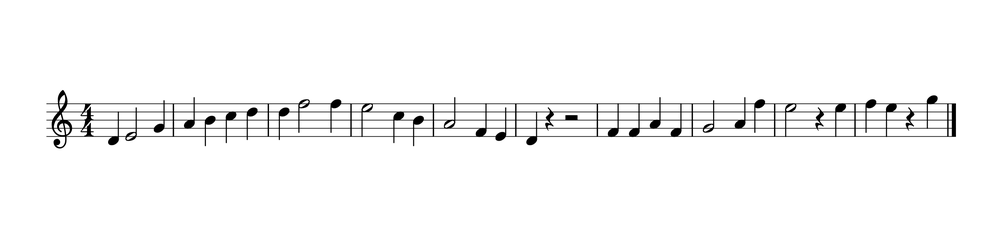
#> input picture SightReader Pro/blob_cutter/mus.standard.exp0.tif, 1000 x 239 px, shrunk from 2544 x 608 before the run
$ python blob_cutter.py
#> lines starting #> are read from the running program, lines starting #| are printed output that depends on the picture; after the words box and inside, x2 and y2 are one past the last pixel; in counts of white or black regions, pixels touching at a corner belong together
import Image
import ImageFilter

sourcename = 'mus.standard.exp0.tif' #raw_input("enter source: ")
destname = 'out.jpg' #raw_input("enter destination file: ")

kernel5 = (1,4,7,4,1,4,16,26,16,4,7,26,41,26,7,4,16,26,16,4,1,4,7,4,1)
kernel3 = (0,1,0,1,4,1,0,1,0)
kernel_FUCK = (0,0,41,0,0,0,0,41,0,0,0,1,41,1,0,0,0,41,0,0,0,0,41,0,0)
kernel5_vert = (0,0,4,0,0,1,7,16,7,1,4,26,41,26,4,1,7,16,7,1,0,0,4,0,0)
kernel13_vert = (0,0,0,0,0,0,1,0,0,0,0,0,0,
                 0,0,0,0,0,1,4,1,0,0,0,0,0,
                 0,0,0,0,0,1,7,1,0,0,0,0,0,
                 0,0,0,0,1,4,16,4,1,0,0,0,0,
                 0,0,0,0,1,7,26,7,1,0,0,0,0,
                 0,0,0,1,4,16,41,16,4,1,0,0,0,
                 0,0,0,1,7,26,85,26,7,1,0,0,0,
                 0,0,0,1,4,16,41,16,4,1,0,0,0,
                 0,0,0,0,1,7,26,7,1,0,0,0,0,
                 0,0,0,0,1,4,16,4,1,0,0,0,0,
                 0,0,0,0,0,1,7,1,0,0,0,0,0,
                 0,0,0,0,0,1,4,1,0,0,0,0,0,
                 0,0,0,0,0,0,1,0,0,0,0,0,0)

source = Image.open(sourcename)
#> source is the input picture: PIL image 1000x239 RGBA; mean R, G, B, A 247.3, 247.3, 247.3, 255
blur = source.filter(ImageFilter.Kernel((5,5), kernel_FUCK))
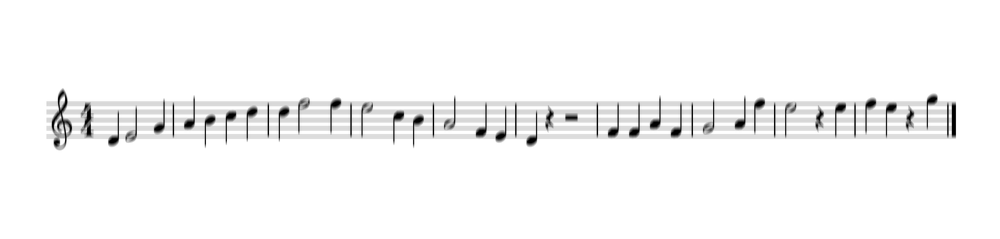
#> blur: PIL image 1000x239 RGBA; mean R, G, B, A 247.3, 247.3, 247.3, 255


for i in range(0,100):
    blur = blur.filter(ImageFilter.Kernel((5,5), kernel_FUCK))
#> this loop made 100 passes
#> pass 3, `blur = blur.filter(ImageFilter.Kernel((5,5), kernel_FUCK))`:
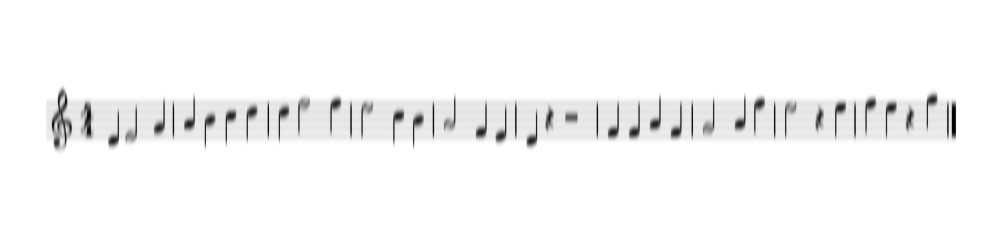
#> blur: PIL image 1000x239 RGBA; mean R, G, B, A 247.3, 247.3, 247.3, 255
#> after the loop:
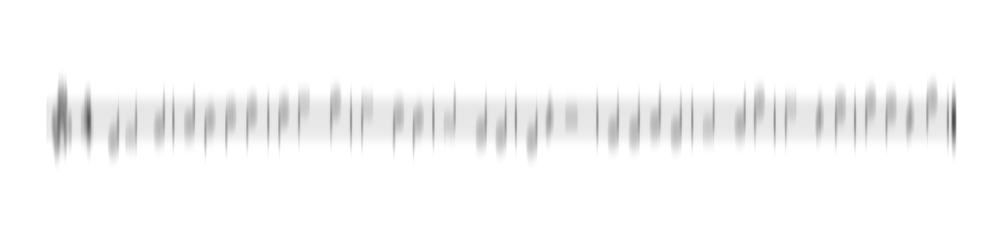
#> blur: PIL image 1000x239 RGBA; mean R, G, B, A 248.2, 248.2, 248.2, 255


blurdata = list(blur.getdata())
#> blurdata = 239000 items

for i in range(len(blurdata)):
    if blurdata[i][0] > 180:
        blurdata[i] = 0
    else:
        blurdata[i] = 255

blurmask = Image.new("L", blur.size, "black")
#> blurmask: PIL image 1000x239 L; every value is 0
blurmask.putdata(blurdata)
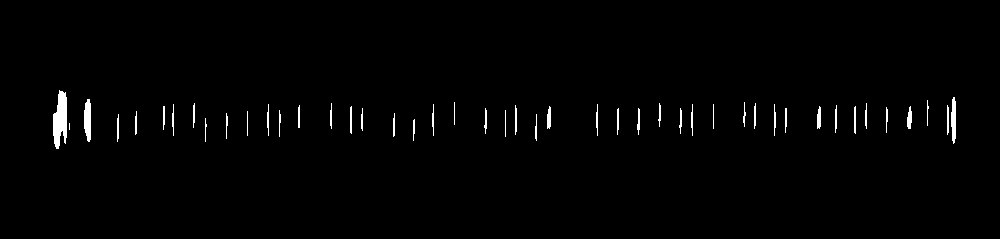
#> blurmask: PIL image 1000x239 L; 1.2% white; 46 white regions (1 under 20 px), largest, box (x1, y1, x2, y2) and area: (53, 90, 67, 149) 592, (84, 99, 91, 142) 248, (951, 97, 956, 144) 188
blurmask.save("mask.jpg", "JPEG")
blur.save(destname, "JPEG")

blank = Image.new("L", blur.size, "white")
#> blank: PIL image 1000x239 L; every value is 255
blobbed = Image.composite(source, blank, blurmask)
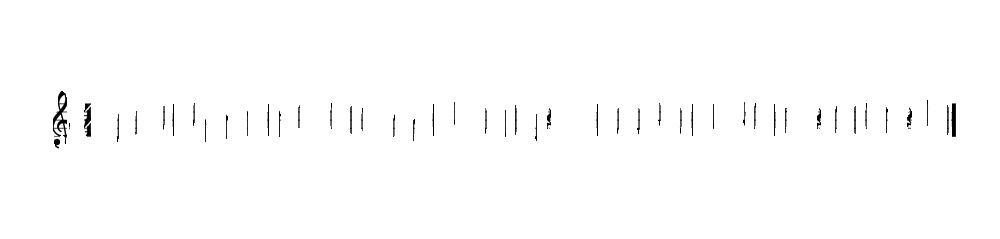
#> blobbed: PIL image 1000x239 L; min 0, max 255, mean 253
blobbed.save("blobbed.jpg", "JPEG")

'''
source = Image.open(sourcename)
target = Image.open(targetname)
mask = Image.open(maskname).convert("L")

g1source = source.filter(ImageFilter.Kernel((5,5), kernel5))
g2source = g1source.filter(ImageFilter.Kernel((5,5), kernel5))
g3source = g2source.filter(ImageFilter.Kernel((5,5), kernel5))

g1target = target.filter(ImageFilter.Kernel((5,5), kernel5))
g2target = g1target.filter(ImageFilter.Kernel((5,5), kernel5))
g3target = g2target.filter(ImageFilter.Kernel((5,5), kernel5))

g1sdata = g1source.getdata()
g2sdata = g2source.getdata()
g3sdata = g3source.getdata()

g1tdata = g1target.getdata()
g2tdata = g2target.getdata()
g3tdata = g3target.getdata()

d1sdata = []
d2sdata = []
d1tdata = []
d2tdata = []
for i in range(len(list(g1sdata))):
    r1 = g1sdata[i][0] - g2sdata[i][0] + 128
    g1 = g1sdata[i][1] - g2sdata[i][1] + 128
    b1 = g1sdata[i][2] - g2sdata[i][2] + 128
    r2 = g2sdata[i][0] - g3sdata[i][0] + 128
    g2 = g2sdata[i][1] - g3sdata[i][1] + 128
    b2 = g2sdata[i][2] - g3sdata[i][2] + 128
    d1sdata.append((r1,g1,b1))
    d2sdata.append((r2,g2,b2))

    r1 = g1tdata[i][0] - g2tdata[i][0] + 128
    g1 = g1tdata[i][1] - g2tdata[i][1] + 128
    b1 = g1tdata[i][2] - g2tdata[i][2] + 128
    r2 = g2tdata[i][0] - g3tdata[i][0] + 128
    g2 = g2tdata[i][1] - g3tdata[i][1] + 128
    b2 = g2tdata[i][2] - g3tdata[i][2] + 128
    d1tdata.append((r1,g1,b1))
    d2tdata.append((r2,g2,b2))

d1s = Image.new("RGB", source.size, "black")
d2s = Image.new("RGB", source.size, "black")
d1s.putdata(d1sdata)
d1s.convert("L").save("d1s.jpg", "JPEG")
d2s.putdata(d2sdata)
d2s.convert("L").save("d2s.jpg", "JPEG")

d1t = Image.new("RGB", source.size, "black")
d2t = Image.new("RGB", source.size, "black")
d1t.putdata(d1tdata)
d1t.convert("L").save("d1t.jpg", "JPEG")
d2t.putdata(d2tdata)
d2t.convert("L").save("d2t.jpg", "JPEG")

dest = Image.composite(source, target, mask)
dest.save(destname, "JPEG")
'''
